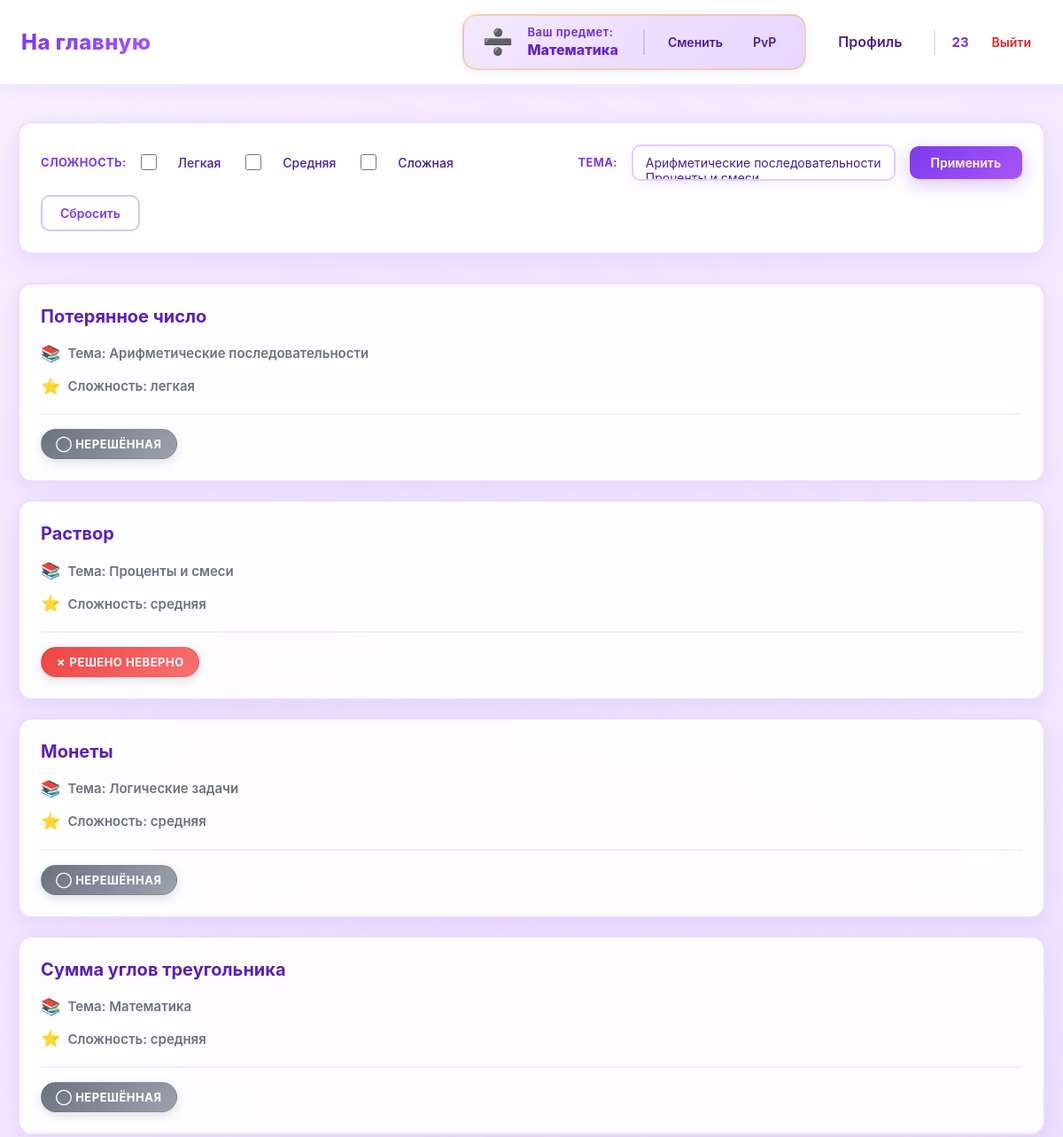
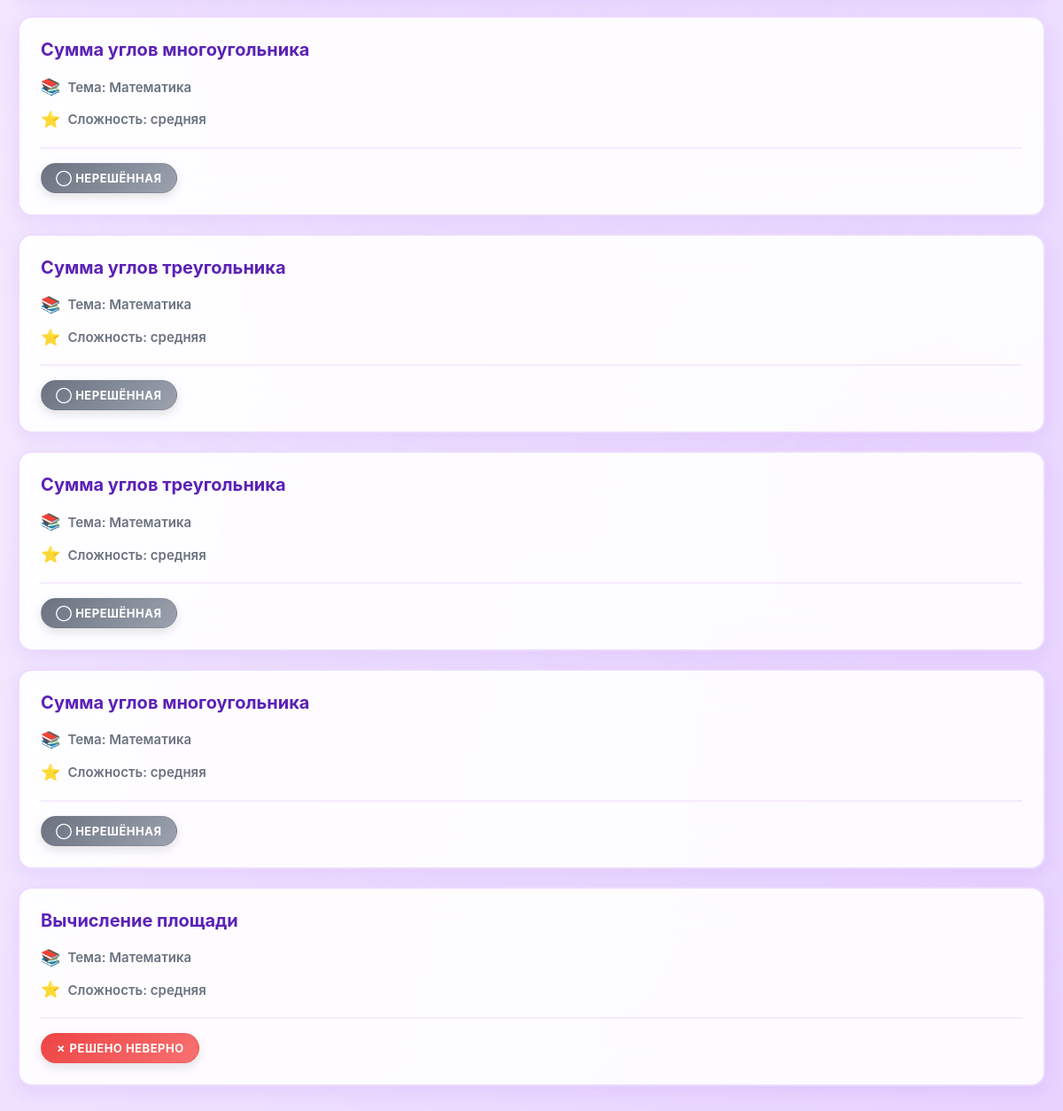
Before: /математика/ (signed in) with the older database file (2 pictures, top to bottom).
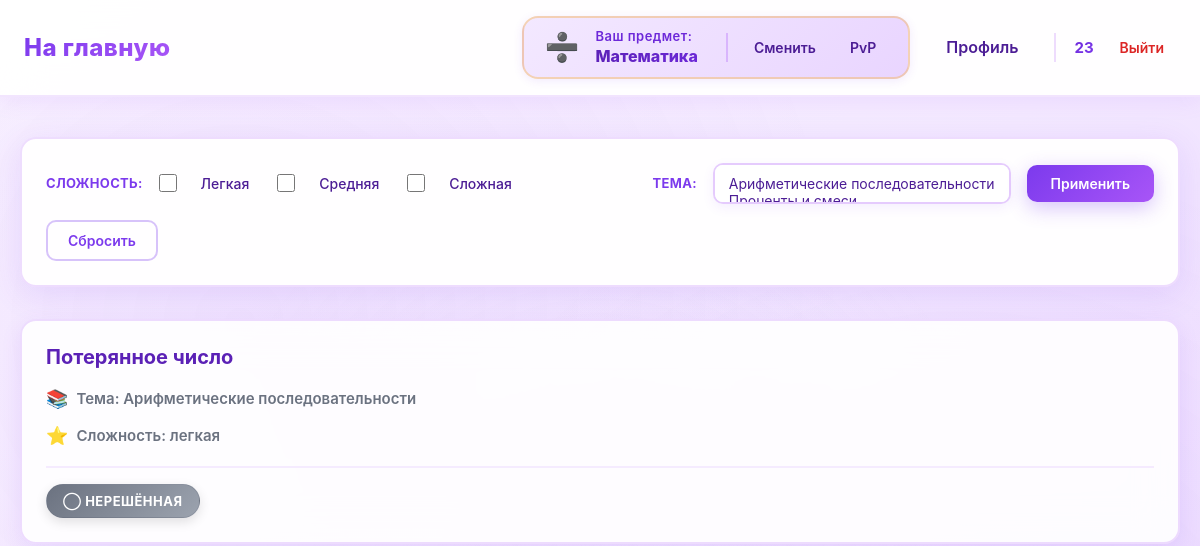
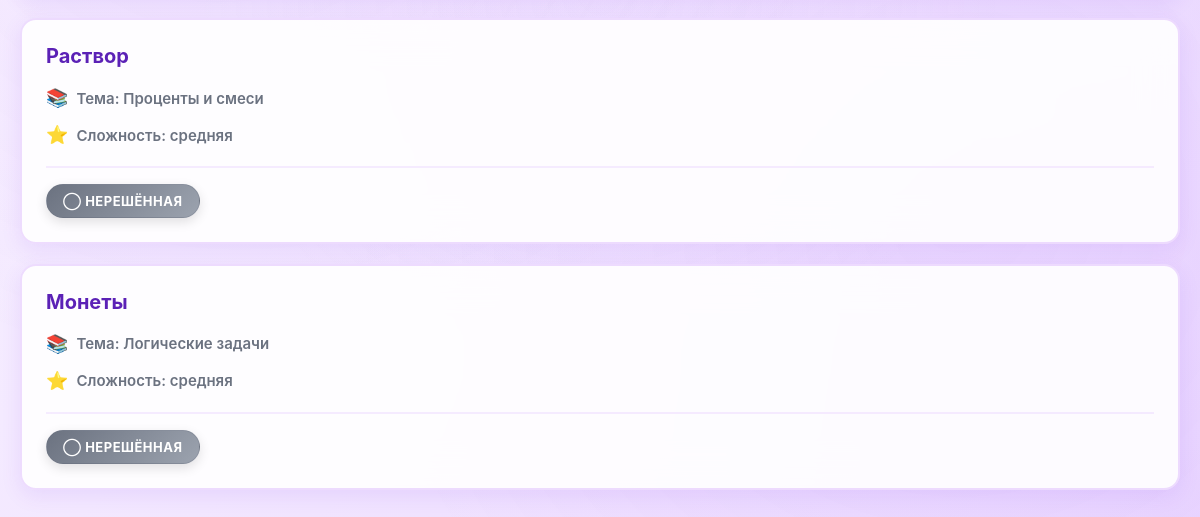
After: the same page with the newer database file (2 pictures, top to bottom).
### data/users.py (models this page shows, shortened)
class User(SqlAlchemyBase, UserMixin):
    __tablename__ = 'users'
    id = sqlalchemy.Column(sqlalchemy.Integer,
                           primary_key=True, autoincrement=True)
    name = sqlalchemy.Column(sqlalchemy.String, nullable=True)
    email = sqlalchemy.Column(sqlalchemy.String,
                              index=True, unique=True, nullable=True)
    hashed_password = sqlalchemy.Column(sqlalchemy.String, nullable=True)
    elo_rating = sqlalchemy.Column(sqlalchemy.Float, default=1000)
    admin = sqlalchemy.Column(sqlalchemy.Boolean, default=0)
    ban = sqlalchemy.Column(sqlalchemy.Boolean, default=0)
    created_date = sqlalchemy.Column(sqlalchemy.DateTime,
                                     default=datetime.datetime.now)
    submissions = orm.relationship("Submissions", back_populates="user")

### data/tasks.py (models this page shows)
class Tasks(SqlAlchemyBase):
    __tablename__ = 'tasks'
    id = sqlalchemy.Column(sqlalchemy.Integer,
                           primary_key=True, autoincrement=True)
    subject = sqlalchemy.Column(sqlalchemy.Text, nullable=True)
    title = sqlalchemy.Column(sqlalchemy.Text, nullable=True)
    statement = sqlalchemy.Column(sqlalchemy.Text, nullable=True)
    input_format = sqlalchemy.Column(sqlalchemy.Text, nullable=True)
    output_format = sqlalchemy.Column(sqlalchemy.Text, nullable=True)
    memory_limit = sqlalchemy.Column(sqlalchemy.Integer, nullable=True)
    time_limit = sqlalchemy.Column(sqlalchemy.Integer, nullable=True)
    difficulty = sqlalchemy.Column(sqlalchemy.Text, nullable=True)
    created_at = sqlalchemy.Column(sqlalchemy.DateTime,
                                     default=datetime.datetime.now)
    task_tests = orm.relationship("TaskTest", back_populates='tasks')
    submissions = orm.relationship("Submissions", back_populates="tasks")
    theme = sqlalchemy.Column(sqlalchemy.Text, nullable=True)

### main.py (the view)
@app.route("/<subject>/")
@login_required
@user_ban
def index(subject=None):
    if subject not in subjects:
        abort(404)
    session['subject'] = subject
    if request.path == '/' or 'subject' in request.path:
        return redirect('/subject/choice')
    db_sess = db_session.create_session()
    sort_by = request.args.get('sort_by')
    difficulties = db_sess.query(Tasks.difficulty).filter(Tasks.subject == subject).distinct().all()
    difficulties = [d[0] for d in difficulties if d[0]]
    themes = db_sess.query(Tasks.theme).filter(Tasks.subject == subject).distinct().all()
    themes = [t[0] for t in themes if t[0]]
    selected_difficulties = request.args.getlist('difficulty')
    selected_themes = request.args.getlist('theme')
    query = db_sess.query(Tasks).filter(Tasks.subject == subject)
    if selected_difficulties:
        query = query.filter(Tasks.difficulty.in_(selected_difficulties))
    if selected_themes:
        query = query.filter(Tasks.theme.in_(selected_themes))
    if sort_by == 'difficulty':
        tasks = query.order_by(Tasks.difficulty).all()
    elif sort_by == 'theme':
        tasks = query.all()
    else:
        tasks = query.all()
    submissions = db_sess.query(Submissions)
    return render_template('tasks.html', tasks=tasks, subject=subject,
                           difficulties=difficulties, themes=themes, selected_difficulties=selected_difficulties,
                           selected_themes=selected_themes, sort_by=sort_by, Submissions=Submissions, submissions=submissions)

### data/db_session.py (called while the page is built)
def create_session() -> Session:
    global __factory
    return __factory()

### main.py (called while the page is built)
@login_manager.user_loader
def load_user(user_id):
    db_sess = db_session.create_session()
    return db_sess.get(User, user_id)

def user_ban(func):
    @wraps(func)
    def wrapper(*args, **kwargs):
        if current_user.ban:
            abort(403)
        return func(*args, **kwargs)
    return wrapper

### templates/tasks.html (shortened to what this page needs)
{% extends "base.html" %}
{% block styles %}
<link rel="stylesheet" href="{{ url_for('static', filename='tasks.css') }}">
{% endblock %}
{% block content %}
<form method="get">
    <h3>Сложность:</h3>
    {% for difficulty in ['Легкая', 'Средняя', 'Сложная'] %}
    <input type="checkbox" name="difficulty" value="{{ difficulty }}"
           id="diff_{{ loop.index }}" {% if difficulty in selected_difficulties %}checked{% endif %}>
    <label for="diff_{{ loop.index }}">{{ difficulty }}</label>
    {% endfor %}
    <h3 style="margin-left: auto;">Тема:</h3>
    <select name="theme" multiple size="1">
    {% for theme in themes %}
    <option value="{{ theme }}"
            {% if theme in selected_themes %}selected{% endif %}>
    </option>
    {% endfor %}
    </select>
    <input type="submit" value="Применить">
    <a href="/{{ subject }}/">Сбросить</a>
</form>
{% if tasks %}
    {% for task in tasks %}
    <div class="col-md-6 border rounded" style="margin-bottom: 20px;">
        <li>
          <a href="{{ url_for('training', subject=subject, task_id=task.id) }}">
            {{ task.title }}
          </a>
        </li>
        <p>Тема: {{ task.theme or 'Не указана' }}</p>
        <p>Сложность: {{ task.difficulty or 'Не указана' }}</p>
        <div class="task-meta">
            {% if submissions.filter(Submissions.task_id == task.id).filter(Submissions.verdict == 'OK').all() != [] %}
            <span class="status-badge badge-success">✓ Решено верно</span>
            {% elif submissions.filter(Submissions.task_id == task.id).all() != [] %}
            <span class="status-badge badge-danger">✗ Решено неверно</span>
            {% else %}
            <span class="status-badge badge-default">◯ Нерешённая</span>
            {% endif %}
        </div>
    </div>
    {% endfor %}
{% else %}
    <p>Задачи отсутствуют.</p>
{% endif %}
{% endblock %}

### templates/base.html (shortened to what this page needs)
<!doctype html>
<html lang="ru">
<head>
    <link rel="stylesheet" href="{{ url_for('static', filename='base.css') }}">
    {% block styles %}{% endblock %}
</head>
<body>
<header class="site-header">
    <nav class="navbar">
        <div class="nav-left">
            {% if session.get('subject') and session.get('subject') != 'subject' %}
            <a class="logo" href="/{{ session.get('subject') }}/">На главную</a>
            {% else %}
            <a class="logo" href="/">На главную</a>
            {% endif %}
        </div>
        <div class="nav-right">
            {% if current_user.is_authenticated %}
                {% if subject != 'subject' and subject != None %}
                <div class="subject-info" data-subject="{{ subject }}">
                    <div class="subject-icon"></div>
                    <div class="subject-info-content">
                        <div class="subject-label">Ваш предмет:</div>
                        <div class="subject-name">{{ subject|capitalize }}</div>
                    </div>
                    <div class="subject-actions">
                        <a class="nav-link" href="/subject/choice">Сменить</a>
                        <a class="nav-link" href="/{{ subject }}/pvp">PvP</a>
                    </div>
                </div>
                {% endif %}
                <a class="nav-link" href="/profile">Профиль</a>
                <div class="user-menu">
                    <span class="username">{{ current_user.name }}</span>
                    <a class="logout" href="/logout">Выйти</a>
                </div>
            {% else %}
                <a class="btn btn-outline" href="/login">Войти</a>
                <a class="btn btn-primary" href="/register">Регистрация</a>
            {% endif %}
        </div>
    </nav>
</header>
<main class="page-content">
    {% block content %}{% endblock %}
</main>
</body>
</html>

### static/base.css (style rules this page uses)
* { box-sizing: border-box; margin: 0; padding: 0; font-family: "Inter", "Segoe UI", Arial, sans-serif; }
body { background: linear-gradient(135deg, #faf5ff 0%, #f3e8ff 50%, #e9d5ff 100%); background-attachment: fixed; color: #1f2937; min-height: 100vh; position: relative; }
body::before { content: ''; position: fixed; top: 0; left: 0; right: 0; bottom: 0; background: radial-gradient(circle at 20% 30%, rgba(168, 85, 247, 0.08) 0%, transparent 50%), radial-gradient(circle at 80% 70%, rgba(192, 132, 252, 0.08) 0%, transparent 50%), radial-gradient(circle at 50% 50%, rgba(233, 213, 255, 0.1) 0%, transparent 50%); pointer-events: none; z-index: 0; }
.site-header { background: rgba(255, 255, 255, 0.95); backdrop-filter: blur(20px); border-bottom: 2px solid rgba(168, 85, 247, 0.15); box-shadow: 0 4px 20px rgba(168, 85, 247, 0.1); position: relative; z-index: 100; }
.navbar { max-width: 1200px; margin: 0 auto; padding: 16px 24px; display: flex; align-items: center; justify-content: space-between; }
.logo { font-size: 24px; font-weight: 800; text-decoration: none; background: linear-gradient(135deg, #7c3aed, #a855f7); -webkit-background-clip: text; -webkit-text-fill-color: transparent; background-clip: text; letter-spacing: 0.5px; transition: all 0.3s ease; position: relative; }
.logo::after { content: ''; position: absolute; bottom: -4px; left: 0; width: 0; height: 3px; background: linear-gradient(90deg, #7c3aed, #a855f7); border-radius: 2px; transition: width 0.3s ease; }
.nav-left, .nav-right { display: flex; align-items: center; gap: 18px; position: relative; z-index: 10; }
.nav-link { text-decoration: none; color: #4c1d95; font-weight: 600; padding: 10px 18px; border-radius: 12px; transition: all 0.3s ease; position: relative; background: transparent; }
.subject-info { display: flex; align-items: center; gap: 16px; background: linear-gradient(135deg, #f3e8ff, #e9d5ff); padding: 10px 20px; border-radius: 16px; border: 2px solid rgba(168, 85, 247, 0.2); box-shadow: 0 2px 10px rgba(124, 58, 237, 0.1); transition: all 0.3s ease; }
.subject-icon { font-size: 28px; line-height: 1; }
.subject-label { font-size: 13px; color: #6d28d9; font-weight: 600; letter-spacing: 0.5px; }
.subject-name { font-size: 16px; font-weight: 800; color: #4c1d95; background: linear-gradient(135deg, #5b21b6, #6d28d9); -webkit-background-clip: text; -webkit-text-fill-color: transparent; background-clip: text; line-height: 1.3; }
.subject-info-content { display: flex; flex-direction: column; gap: 2px; }
.subject-actions { display: flex; align-items: center; gap: 10px; margin-left: 12px; padding-left: 14px; border-left: 2px solid rgba(168, 85, 247, 0.3); }
.subject-actions .nav-link { padding: 6px 12px; font-size: 14px; min-width: auto; }
.subject-info[data-subject="математика"] .subject-icon::before { content: '➗'; }
.subject-info[data-subject="математика"] { border-color: rgba(245, 158, 11, 0.3); }
.user-menu { display: flex; align-items: center; gap: 14px; padding-left: 18px; border-left: 2px solid rgba(168, 85, 247, 0.2); }
.username { font-size: 15px; font-weight: 700; color: #5b21b6; background: linear-gradient(135deg, #6d28d9, #7c3aed); -webkit-background-clip: text; -webkit-text-fill-color: transparent; background-clip: text; }
.logout { text-decoration: none; font-size: 14px; color: #dc2626; font-weight: 600; padding: 6px 12px; border-radius: 8px; transition: all 0.2s ease; }
.page-content { max-width: 1200px; margin: 40px auto; padding: 0 20px; position: relative; z-index: 10; animation: fadeIn 0.6s ease-out; }
h1, h2, h3, h4, h5, h6 { color: #5b21b6; font-weight: 800; }
p { color: #374151; line-height: 1.6; }
a { color: #7c3aed; }
input, textarea, select { background: #ffffff; border: 2px solid rgba(168, 85, 247, 0.2); border-radius: 10px; padding: 12px 16px; color: #1f2937; font-size: 14px; transition: all 0.3s ease; }

Changed rows visible on the page:
removed Tasks: title "Сумма углов треугольника", theme "Математика", difficulty "средняя", shows "◯ НЕРЕШЁННАЯ"
removed Tasks: title "Сумма углов многоугольника", theme "Математика", difficulty "средняя", shows "◯ НЕРЕШЁННАЯ"
removed Tasks: title "Сумма углов треугольника", theme "Математика", difficulty "средняя", shows "◯ НЕРЕШЁННАЯ"
removed Tasks: title "Сумма углов треугольника", theme "Математика", difficulty "средняя", shows "◯ НЕРЕШЁННАЯ"
removed Tasks: title "Сумма углов многоугольника", theme "Математика", difficulty "средняя", shows "◯ НЕРЕШЁННАЯ"
removed Tasks: title "Вычисление площади", theme "Математика", difficulty "средняя", shows "✗ РЕШЕНО НЕВЕРНО"
computed for Tasks "Раствор": text "✗ РЕШЕНО НЕВЕРНО" → "◯ НЕРЕШЁННАЯ"
